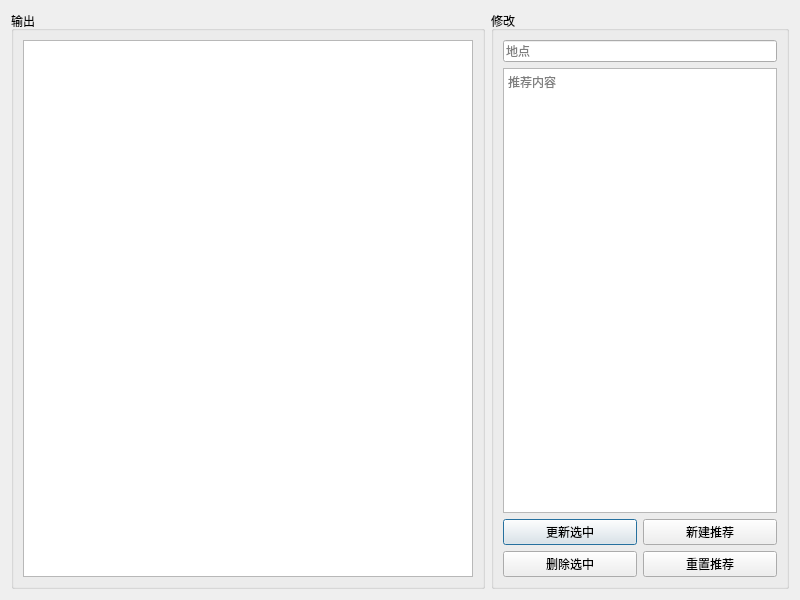
<?xml version="1.0" encoding="UTF-8"?>
<ui version="4.0">
 <class>showSuggest</class>
 <widget class="QDialog" name="showSuggest">
  <property name="geometry">
   <rect>
    <x>0</x>
    <y>0</y>
    <width>800</width>
    <height>600</height>
   </rect>
  </property>
  <property name="windowTitle">
   <string>推荐信息</string>
  </property>
  <layout class="QHBoxLayout" name="horizontalLayout_5">
   <item>
    <widget class="QGroupBox" name="groupBox_2">
     <property name="title">
      <string>输出</string>
     </property>
     <layout class="QHBoxLayout" name="horizontalLayout_2">
      <item>
       <widget class="QTableView" name="Output">
        <property name="minimumSize">
         <size>
          <width>450</width>
          <height>0</height>
         </size>
        </property>
        <property name="selectionMode">
         <enum>QAbstractItemView::SingleSelection</enum>
        </property>
        <property name="selectionBehavior">
         <enum>QAbstractItemView::SelectRows</enum>
        </property>
       </widget>
      </item>
     </layout>
    </widget>
   </item>
   <item>
    <widget class="QGroupBox" name="groupBox">
     <property name="title">
      <string>修改</string>
     </property>
     <layout class="QHBoxLayout" name="horizontalLayout">
      <item>
       <layout class="QVBoxLayout" name="verticalLayout">
        <item>
         <layout class="QVBoxLayout" name="verticalLayout_3">
          <item>
           <widget class="QLineEdit" name="place">
            <property name="placeholderText">
             <string>地点</string>
            </property>
           </widget>
          </item>
          <item>
           <widget class="QTextEdit" name="message">
            <property name="placeholderText">
             <string>推荐内容</string>
            </property>
           </widget>
          </item>
         </layout>
        </item>
        <item>
         <layout class="QHBoxLayout" name="horizontalLayout_3">
          <item>
           <widget class="QPushButton" name="updateSelected">
            <property name="text">
             <string>更新选中</string>
            </property>
           </widget>
          </item>
          <item>
           <widget class="QPushButton" name="addSuggest">
            <property name="text">
             <string>新建推荐</string>
            </property>
           </widget>
          </item>
         </layout>
        </item>
        <item>
         <layout class="QHBoxLayout" name="horizontalLayout_4">
          <item>
           <widget class="QPushButton" name="deleteSelected">
            <property name="text">
             <string>删除选中</string>
            </property>
           </widget>
          </item>
          <item>
           <widget class="QPushButton" name="reset">
            <property name="text">
             <string>重置推荐</string>
            </property>
           </widget>
          </item>
         </layout>
        </item>
       </layout>
      </item>
     </layout>
    </widget>
   </item>
  </layout>
 </widget>
 <resources/>
 <connections/>
</ui>
